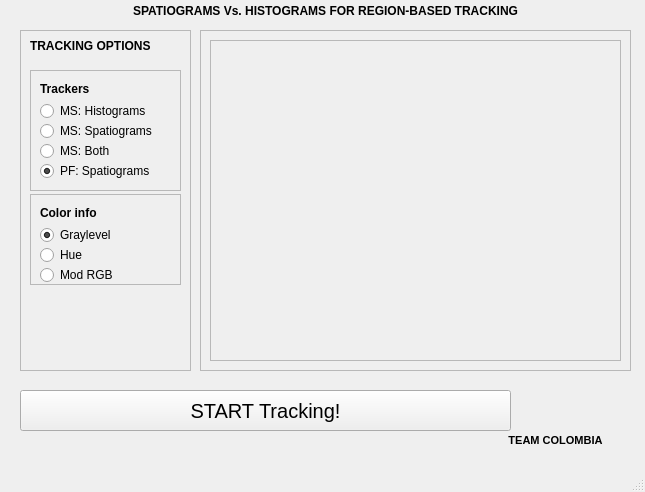
<?xml version="1.0" encoding="UTF-8"?>
<ui version="4.0">
 <class>MainWindow</class>
 <widget class="QMainWindow" name="MainWindow">
  <property name="geometry">
   <rect>
    <x>0</x>
    <y>0</y>
    <width>645</width>
    <height>492</height>
   </rect>
  </property>
  <property name="minimumSize">
   <size>
    <width>645</width>
    <height>492</height>
   </size>
  </property>
  <property name="maximumSize">
   <size>
    <width>645</width>
    <height>492</height>
   </size>
  </property>
  <property name="windowTitle">
   <string>Tracker Test</string>
  </property>
  <property name="windowIcon">
   <iconset>
    <normalon>:/new/prefix1/flag_1.jpg</normalon>
   </iconset>
  </property>
  <widget class="QWidget" name="centralWidget">
   <widget class="QPushButton" name="pushButton_track">
    <property name="geometry">
     <rect>
      <x>20</x>
      <y>390</y>
      <width>491</width>
      <height>41</height>
     </rect>
    </property>
    <property name="font">
     <font>
      <pointsize>15</pointsize>
     </font>
    </property>
    <property name="text">
     <string>START Tracking!</string>
    </property>
   </widget>
   <widget class="QFrame" name="frame">
    <property name="geometry">
     <rect>
      <x>200</x>
      <y>30</y>
      <width>431</width>
      <height>341</height>
     </rect>
    </property>
    <property name="frameShape">
     <enum>QFrame::StyledPanel</enum>
    </property>
    <property name="frameShadow">
     <enum>QFrame::Raised</enum>
    </property>
    <widget class="QLabel" name="imageAxes">
     <property name="geometry">
      <rect>
       <x>10</x>
       <y>10</y>
       <width>411</width>
       <height>321</height>
      </rect>
     </property>
     <property name="frameShape">
      <enum>QFrame::StyledPanel</enum>
     </property>
     <property name="text">
      <string/>
     </property>
     <property name="scaledContents">
      <bool>true</bool>
     </property>
    </widget>
   </widget>
   <widget class="QFrame" name="frame_5">
    <property name="geometry">
     <rect>
      <x>20</x>
      <y>30</y>
      <width>171</width>
      <height>341</height>
     </rect>
    </property>
    <property name="frameShape">
     <enum>QFrame::StyledPanel</enum>
    </property>
    <property name="frameShadow">
     <enum>QFrame::Raised</enum>
    </property>
    <widget class="QFrame" name="frame_3">
     <property name="geometry">
      <rect>
       <x>10</x>
       <y>40</y>
       <width>151</width>
       <height>121</height>
      </rect>
     </property>
     <property name="frameShape">
      <enum>QFrame::StyledPanel</enum>
     </property>
     <property name="frameShadow">
      <enum>QFrame::Raised</enum>
     </property>
     <widget class="QLabel" name="label_2">
      <property name="geometry">
       <rect>
        <x>10</x>
        <y>9</y>
        <width>131</width>
        <height>20</height>
       </rect>
      </property>
      <property name="font">
       <font>
        <weight>75</weight>
        <italic>false</italic>
        <bold>true</bold>
        <underline>false</underline>
        <strikeout>false</strikeout>
       </font>
      </property>
      <property name="text">
       <string>Trackers</string>
      </property>
     </widget>
     <widget class="QRadioButton" name="radioButton_mshift">
      <property name="geometry">
       <rect>
        <x>10</x>
        <y>30</y>
        <width>141</width>
        <height>22</height>
       </rect>
      </property>
      <property name="text">
       <string>MS: Histograms</string>
      </property>
      <property name="checked">
       <bool>false</bool>
      </property>
     </widget>
     <widget class="QRadioButton" name="radioButton_sgram">
      <property name="geometry">
       <rect>
        <x>10</x>
        <y>50</y>
        <width>141</width>
        <height>22</height>
       </rect>
      </property>
      <property name="text">
       <string>MS: Spatiograms</string>
      </property>
      <property name="checked">
       <bool>false</bool>
      </property>
     </widget>
     <widget class="QRadioButton" name="radioButton_both">
      <property name="geometry">
       <rect>
        <x>10</x>
        <y>70</y>
        <width>116</width>
        <height>22</height>
       </rect>
      </property>
      <property name="text">
       <string>MS: Both</string>
      </property>
      <property name="checked">
       <bool>false</bool>
      </property>
     </widget>
     <widget class="QRadioButton" name="radioButton_pf">
      <property name="geometry">
       <rect>
        <x>10</x>
        <y>90</y>
        <width>141</width>
        <height>22</height>
       </rect>
      </property>
      <property name="text">
       <string>PF: Spatiograms</string>
      </property>
      <property name="checked">
       <bool>true</bool>
      </property>
     </widget>
    </widget>
    <widget class="QLabel" name="label_4">
     <property name="geometry">
      <rect>
       <x>10</x>
       <y>5</y>
       <width>151</width>
       <height>21</height>
      </rect>
     </property>
     <property name="font">
      <font>
       <weight>75</weight>
       <italic>false</italic>
       <bold>true</bold>
       <underline>false</underline>
       <strikeout>false</strikeout>
      </font>
     </property>
     <property name="text">
      <string>TRACKING OPTIONS</string>
     </property>
    </widget>
    <widget class="QLabel" name="label_8">
     <property name="geometry">
      <rect>
       <x>30</x>
       <y>260</y>
       <width>111</width>
       <height>71</height>
      </rect>
     </property>
     <property name="text">
      <string/>
     </property>
     <property name="pixmap">
      <pixmap resource="../resources/list.qrc">:/new/prefix1/UB.png</pixmap>
     </property>
     <property name="scaledContents">
      <bool>true</bool>
     </property>
    </widget>
    <widget class="QFrame" name="frame_4">
     <property name="geometry">
      <rect>
       <x>10</x>
       <y>164</y>
       <width>151</width>
       <height>91</height>
      </rect>
     </property>
     <property name="frameShape">
      <enum>QFrame::StyledPanel</enum>
     </property>
     <property name="frameShadow">
      <enum>QFrame::Raised</enum>
     </property>
     <widget class="QLabel" name="label_9">
      <property name="geometry">
       <rect>
        <x>10</x>
        <y>9</y>
        <width>131</width>
        <height>20</height>
       </rect>
      </property>
      <property name="font">
       <font>
        <weight>75</weight>
        <italic>false</italic>
        <bold>true</bold>
        <underline>false</underline>
        <strikeout>false</strikeout>
       </font>
      </property>
      <property name="text">
       <string>Color info</string>
      </property>
     </widget>
     <widget class="QRadioButton" name="radioButton_histo1">
      <property name="geometry">
       <rect>
        <x>10</x>
        <y>30</y>
        <width>141</width>
        <height>22</height>
       </rect>
      </property>
      <property name="text">
       <string>Graylevel</string>
      </property>
      <property name="checked">
       <bool>true</bool>
      </property>
     </widget>
     <widget class="QRadioButton" name="radioButton_histo2">
      <property name="geometry">
       <rect>
        <x>10</x>
        <y>50</y>
        <width>141</width>
        <height>22</height>
       </rect>
      </property>
      <property name="text">
       <string>Hue</string>
      </property>
      <property name="checked">
       <bool>false</bool>
      </property>
     </widget>
     <widget class="QRadioButton" name="radioButton_histo3">
      <property name="geometry">
       <rect>
        <x>10</x>
        <y>70</y>
        <width>116</width>
        <height>22</height>
       </rect>
      </property>
      <property name="text">
       <string>Mod RGB</string>
      </property>
      <property name="checked">
       <bool>false</bool>
      </property>
     </widget>
    </widget>
   </widget>
   <widget class="QLabel" name="label_5">
    <property name="geometry">
     <rect>
      <x>20</x>
      <y>0</y>
      <width>611</width>
      <height>21</height>
     </rect>
    </property>
    <property name="font">
     <font>
      <weight>75</weight>
      <italic>false</italic>
      <bold>true</bold>
      <underline>false</underline>
      <strikeout>false</strikeout>
     </font>
    </property>
    <property name="text">
     <string>SPATIOGRAMS Vs. HISTOGRAMS FOR REGION-BASED TRACKING</string>
    </property>
    <property name="alignment">
     <set>Qt::AlignCenter</set>
    </property>
   </widget>
   <widget class="QLabel" name="label_6">
    <property name="geometry">
     <rect>
      <x>500</x>
      <y>430</y>
      <width>111</width>
      <height>20</height>
     </rect>
    </property>
    <property name="font">
     <font>
      <pointsize>8</pointsize>
      <weight>75</weight>
      <italic>false</italic>
      <bold>true</bold>
      <underline>false</underline>
      <strikeout>false</strikeout>
     </font>
    </property>
    <property name="text">
     <string>TEAM COLOMBIA</string>
    </property>
    <property name="alignment">
     <set>Qt::AlignCenter</set>
    </property>
    <property name="wordWrap">
     <bool>true</bool>
    </property>
   </widget>
   <widget class="QLabel" name="label_7">
    <property name="geometry">
     <rect>
      <x>526</x>
      <y>390</y>
      <width>61</width>
      <height>41</height>
     </rect>
    </property>
    <property name="text">
     <string/>
    </property>
    <property name="pixmap">
     <pixmap resource="../resources/list.qrc">:/new/prefix1/flag_2.jpg</pixmap>
    </property>
    <property name="scaledContents">
     <bool>true</bool>
    </property>
   </widget>
  </widget>
  <widget class="QMenuBar" name="menuBar">
   <property name="geometry">
    <rect>
     <x>0</x>
     <y>0</y>
     <width>645</width>
     <height>25</height>
    </rect>
   </property>
  </widget>
  <widget class="QStatusBar" name="statusBar"/>
 </widget>
 <layoutdefault spacing="6" margin="11"/>
 <resources>
  <include location="../resources/list.qrc"/>
 </resources>
 <connections/>
</ui>
